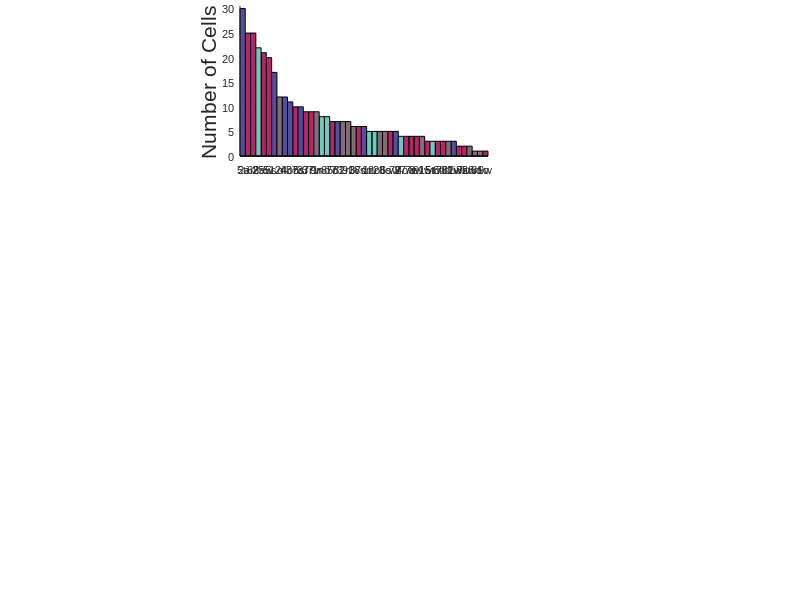

The MATLAB source for this figure: (Note: this script raises an error after producing the figure.)
%% Figure 4 histograms
load('./cell_types');
load('./group_idx');

figure();
% Number of cells (bar)
load('./numcell');

numcell_bar_axes = axes('Position',[0.3 0.74 0.31 0.25]);

cell_types_sort = cell_types(sort_idx);

bar(find(masland_idx(sort_idx)==1),numcell_sort(masland_idx(sort_idx)),1,'FaceColor',[183 36 103]/255);
hold on;
bar(find(seminovel_idx(sort_idx)==1),numcell_sort(seminovel_idx(sort_idx)),1,'FaceColor',[82 79 161]/255);
hold on;
bar(find(novel_idx(sort_idx)==1),numcell_sort(novel_idx(sort_idx)),1,'FaceColor',[109 200 191]/255);
hold on;
bar(find(invalid_idx(sort_idx)==1),numcell_sort(invalid_idx(sort_idx)),1,'FaceColor',[131 108 121]/255);

xlim([0.5,47.5]);
ylim([0,30.5]);
set(gca,'XTick',1:47,'XTickLabel',cell_types_sort,'TickLength',[0.005 0],'FontSize',8,'FontName','Arial');
ylabel('Number of Cells','FontSize',15,'FontName','Arial');
box off;
ax = gca;
ax.XTickLabelRotation=90;
legend({'Sanes & Masland, 2015','Semi-novel types','Novel types','Others'},'FontName','Arial','FontSize',9,'EdgeColor','none');

% Number of cells (histogram)
numcell_hist_axes = axes('Position',[0.63 0.74 0.07 0.25]);

[counts,bins] = hist(numcell_sort,0:1:30);
h = barh(bins,counts,1,'FaceColor',[119 136 153]/255);
ylim([0,30.5]);
xlim([0,7]);
set(gca,'FontName','Arial','FontSize',8);
xlabel('Number of Clusters','FontSize',10,'FontName','Arial');
box off; 


% Coverage factor (bar)
load('./coverage_factor.mat');

cf_bar_axes = axes('Position',[0.3 0.4 0.31 0.25]);
    
hull_cf_sort = cf(sort_idx);

bar(find(masland_idx(sort_idx)==1),hull_cf_sort(masland_idx(sort_idx)),1,'FaceColor',[183 36 103]/255);
hold on;
bar(find(seminovel_idx(sort_idx)==1),hull_cf_sort(seminovel_idx(sort_idx)),1,'FaceColor',[82 79 161]/255);
hold on;
bar(find(novel_idx(sort_idx)==1),hull_cf_sort(novel_idx(sort_idx)),1,'FaceColor',[109 200 191]/255);
hold on;
bar(find(invalid_idx(sort_idx)==1),hull_cf_sort(invalid_idx(sort_idx)),1,'FaceColor',[131 108 121]/255);
xlim([0.5,47.5]);
ylim([0,10]);
set(gca,'XTick',1:47,'XTickLabel',cell_types_sort,'YTick',0:2:11,'TickLength',[0.005 0],'FontSize',8,'FontName','Arial');
ylabel('Coverage Factor','FontSize',15,'FontName','Arial');
box off;
ax = gca;
ax.XTickLabelRotation=90;

% Coverage factor (histogram)
cf_hist_axes = axes('Position',[0.63 0.4 0.07 0.25]);

[counts,bins] = hist(hull_cf_sort,0:0.4:11);
barh(bins,counts,1,'FaceColor',[119 136 153]/255)
xlim([0,12]);
ylim([0,10]);
set(gca,'FontName','Arial','FontSize',8);
xlabel('Number of Clusters','FontSize',10,'FontName','Arial');
box off; 


% % Winner fraction (bar)
% load('./data/winner_fraction');
% 
% wf_bar_axes = axes('Position',[0.3 0.06 0.31 0.25]);
% 
% winner_fraction = winner_fraction(sort_idx,:);
% winner_cf_sort = mean(winner_fraction,2,'omitnan');
% 
% bar(find(masland_idx(sort_idx)==1),winner_cf_sort(masland_idx(sort_idx)),1,'FaceColor',[183 36 103]/255);
% hold on;
% bar(find(seminovel_idx(sort_idx)==1),winner_cf_sort(seminovel_idx(sort_idx)),1,'FaceColor',[82 79 161]/255);
% hold on;
% bar(find(novel_idx(sort_idx)==1),winner_cf_sort(novel_idx(sort_idx)),1,'FaceColor',[109 200 191]/255);
% hold on;
% bar(find(invalid_idx(sort_idx)==1),winner_cf_sort(invalid_idx(sort_idx)),1,'FaceColor',[131 108 121]/255);
% xlim([0.5,47.5]);
% hold on;
% plot([0.5,47.5],[0.5,0.5],'--k');
% 
% mean_wf = mean(winner_fraction,2,'omitnan');
% stdev = std(winner_fraction');
% sem = stdev/size(winner_fraction,2)^0.5;
% 
% hold on;
% errorbar(1:47,mean_wf,sem,sem,'Color','k','LineStyle','none','LineWidth',1,'CapSize',5);
% set(gca,'XTick',1:47,'XTickLabel',cell_types_sort,'YTick',0:0.2:1,'TickLength',[0.005 0],'FontSize',8,'FontName','Arial');
% ylabel('Winner Fraction','FontName','Arial','FontSize',15);
% ylim([0,1.025]);
% box off;
% ax = gca;
% ax.XTickLabelRotation=90;
% 
% % Winner fraction (histogram)
% wf_hist_axes = axes('Position',[0.63 0.06 0.07 0.25]);
% 
% [counts,bins] = hist(winner_cf_sort,0:0.05:1);
% barh(bins,counts,1,'FaceColor',[119 136 153]/255)
% 
% hold on;
% plot([0,12],[0.5,0.5],'--k');
% set(gca,'FontName','Arial','FontSize',8,'YTick',0:0.2:1,'XTick',0:2:12);
% xlim([0,12]);
% ylim([0,1.025]);
% xlabel('Number of Clusters','FontSize',10,'FontName','Arial');
% box off; 
